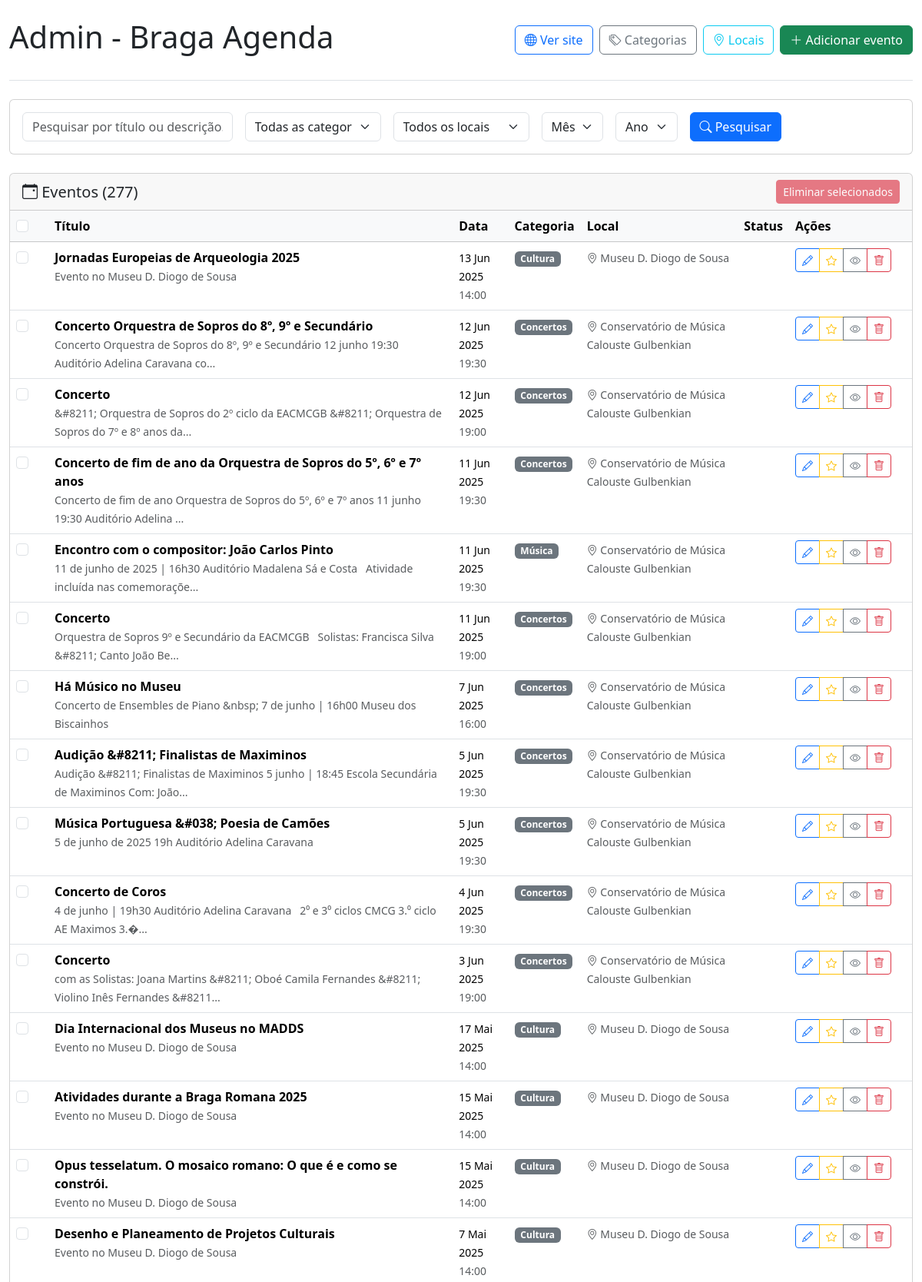
/admin/index.php?page=6 (upper part), run on the app's committed database.
### tables this page shows
CREATE TABLE events (
            id INTEGER PRIMARY KEY AUTOINCREMENT,
            title TEXT NOT NULL,
            description TEXT,
            event_date DATETIME NOT NULL,
            category TEXT,
            image TEXT,
            url TEXT,
            source_id INTEGER,
            created_at DATETIME DEFAULT CURRENT_TIMESTAMP,
            updated_at DATETIME DEFAULT CURRENT_TIMESTAMP, event_hash TEXT, location TEXT, start_date DATETIME, end_date DATETIME, hidden BOOLEAN DEFAULT 0, featured BOOLEAN DEFAULT 0,
            FOREIGN KEY (source_id) REFERENCES sources(id)
        );

### includes/Database.php (called while the page is built, shortened)
<?php
class Database {
    private $db;
    public function __construct() {
        $this->db = new PDO('sqlite:' . __DIR__ . '/../data/events.db');
        $this->db->setAttribute(PDO::ATTR_ERRMODE, PDO::ERRMODE_EXCEPTION);
        $this->createTables();
    }
    public function getConnection() {
        return $this->db;
    }
    private function createTables() {
        $sql = "
        CREATE TABLE IF NOT EXISTS events (
            id INTEGER PRIMARY KEY AUTOINCREMENT,
            title TEXT NOT NULL,
            description TEXT,
            event_date DATETIME NOT NULL,
            category TEXT,
            location TEXT,
            image TEXT,
            url TEXT,
            source_id INTEGER,
            event_hash TEXT,
            created_at DATETIME DEFAULT CURRENT_TIMESTAMP,
            updated_at DATETIME DEFAULT CURRENT_TIMESTAMP,
            FOREIGN KEY (source_id) REFERENCES sources(id)
        );
        CREATE TABLE IF NOT EXISTS sources (
            id INTEGER PRIMARY KEY AUTOINCREMENT,
            name TEXT NOT NULL,
            url TEXT NOT NULL,
            scraper_class TEXT NOT NULL,
            active BOOLEAN DEFAULT 1,
            last_scraped DATETIME,
            created_at DATETIME DEFAULT CURRENT_TIMESTAMP
        );
        CREATE INDEX IF NOT EXISTS idx_events_date ON events(event_date);
        CREATE INDEX IF NOT EXISTS idx_events_category ON events(category);
        CREATE INDEX IF NOT EXISTS idx_events_location ON events(location);
        CREATE UNIQUE INDEX IF NOT EXISTS idx_events_hash ON events(event_hash);
        CREATE INDEX IF NOT EXISTS idx_events_url ON events(url);
        ";
        $this->addEventHashColumn();
        $this->addLocationColumn();
        $this->addDateRangeColumns();
        $this->addVisibilityColumns();
        $this->db->exec($sql);
    }
    private function addEventHashColumn() {
        try {
            $stmt = $this->db->query("PRAGMA table_info(events)");
            $columns = $stmt->fetchAll(PDO::FETCH_ASSOC);
            foreach ($columns as $column) {
                if ($column['name'] === 'event_hash') {
                    $hasHashColumn = true;
                    break;
                }
            }
        } catch (Exception $e) {
        }
    }
    private function addLocationColumn() {
        try {
            $stmt = $this->db->query("PRAGMA table_info(events)");
            $columns = $stmt->fetchAll(PDO::FETCH_ASSOC);
            foreach ($columns as $column) {
                if ($column['name'] === 'location') {
                    $hasLocationColumn = true;
                    break;
                }
            }
        } catch (Exception $e) {
        }
    }
    private function addDateRangeColumns() {
        try {
            $stmt = $this->db->query("PRAGMA table_info(events)");
            $columns = $stmt->fetchAll(PDO::FETCH_ASSOC);
            foreach ($columns as $column) {
                if ($column['name'] === 'start_date') {
                    $hasStartDate = true;
                }
                if ($column['name'] === 'end_date') {
                    $hasEndDate = true;
                }
            }
        } catch (Exception $e) {
        }
    }
    private function addVisibilityColumns() {
        try {
            $stmt = $this->db->query("PRAGMA table_info(events)");
            $columns = $stmt->fetchAll(PDO::FETCH_ASSOC);
            foreach ($columns as $column) {
                if ($column['name'] === 'hidden') {
                    $hasHidden = true;
                }
                if ($column['name'] === 'featured') {
                    $hasFeatured = true;
                }
            }
        } catch (Exception $e) {
        }
    }
}

### admin/index.php (the view, shortened to what this page needs)
<?php
require_once '../includes/Database.php';
$db = new Database();
function formatAdminDate($dateString) {
    $timestamp = strtotime($dateString);
    $formatted = date('j M Y', $timestamp);
    $monthMap = [
        'Jan' => 'Jan', 'Feb' => 'Fev', 'Mar' => 'Mar', 'Apr' => 'Abr',
        'May' => 'Mai', 'Jun' => 'Jun', 'Jul' => 'Jul', 'Aug' => 'Ago',
        'Sep' => 'Set', 'Oct' => 'Out', 'Nov' => 'Nov', 'Dec' => 'Dez'
    ];
    return str_replace(array_keys($monthMap), array_values($monthMap), $formatted);
}
$page = isset($_GET['page']) ? max(1, (int)$_GET['page']) : 1;
$eventsPerPage = 50;
$offset = ($page - 1) * $eventsPerPage;
$searchFilter = isset($_GET['search']) ? trim($_GET['search']) : '';
$whereClause = '';
$params = [];
$countSql = "SELECT COUNT(*) FROM events" . $whereClause;
$stmt = $db->getConnection()->prepare($countSql);
$stmt->execute($params);
$totalEvents = $stmt->fetchColumn();
$sql = "SELECT * FROM events" . $whereClause . " ORDER BY event_date DESC LIMIT ? OFFSET ?";
$params[] = $eventsPerPage;
$params[] = $offset;
$stmt = $db->getConnection()->prepare($sql);
$stmt->execute($params);
$events = $stmt->fetchAll(PDO::FETCH_ASSOC);
?>
<!DOCTYPE html>
<html lang="pt">
<head>
    <link href="https://cdn.jsdelivr.net/npm/bootstrap@5.3.2/dist/css/bootstrap.min.css" rel="stylesheet">
    <link href="https://cdn.jsdelivr.net/npm/bootstrap-icons@1.11.0/font/bootstrap-icons.css" rel="stylesheet">
</head>
<body>
    <div class="container-fluid">
        <header class="py-4 border-bottom">
            <div class="d-flex justify-content-between align-items-center flex-wrap">
                <h1>Admin - Braga Agenda</h1>
                <nav class="d-flex gap-2 flex-wrap">
                    <a href="../index.php" class="btn btn-outline-primary">
                        <i class="bi bi-globe"></i> Ver site
                    </a>
                    <a href="categories.php" class="btn btn-outline-secondary">
                        <i class="bi bi-tags"></i> Categorias
                    </a>
                    <a href="venues.php" class="btn btn-outline-info">
                        <i class="bi bi-geo-alt"></i> Locais
                    </a>
                    <a href="add-event.php" class="btn btn-success">
                        <i class="bi bi-plus-lg"></i> Adicionar evento
                    </a>
                </nav>
            </div>
        </header>
        <main class="py-4">
            <div class="card mb-4">
                <div class="card-body">
                    <form method="GET" class="row g-3">
                        <div class="col-md-3">
                            <input type="text" name="search" class="form-control"
                                   placeholder="Pesquisar por título ou descrição..."
                                   value="<?= htmlspecialchars($searchFilter) ?>">
                        </div>
                        <div class="col-md-2">
                            <select name="category" class="form-select">
                                <option value="">Todas as categorias</option>
                            </select>
                        </div>
                        <div class="col-md-2">
                            <select name="location" class="form-select">
                                <option value="">Todos os locais</option>
                            </select>
                        </div>
                        <div class="col-md-1">
                            <select name="month" class="form-select">
                                <option value="">Mês</option>
                            </select>
                        </div>
                        <div class="col-md-1">
                            <select name="year" class="form-select">
                                <option value="">Ano</option>
                            </select>
                        </div>
                        <div class="col-md-3">
                            <button type="submit" class="btn btn-primary">
                                <i class="bi bi-search"></i> Pesquisar
                            </button>
                        </div>
                    </form>
                </div>
            </div>
            <div class="card">
                <div class="card-header d-flex justify-content-between align-items-center">
                    <h5 class="mb-0">
                        <i class="bi bi-calendar-event"></i>
                        Eventos (<?= number_format($totalEvents) ?>)
                    </h5>
                    <button type="button" class="btn btn-danger btn-sm" id="batchDeleteBtn" disabled>
                    </button>
                </div>
                <div class="card-body p-0">
                    <?php if (empty($events)): ?>
                        <div class="text-center py-5">
                            <p class="text-muted">Nenhum evento encontrado.</p>
                        </div>
                    <?php else: ?>
                        <form id="batchDeleteForm" method="POST" action="batch-delete.php">
                            <div class="table-responsive">
                                <table class="table table-hover mb-0">
                                    <thead class="table-light">
                                        <tr>
                                            <th style="width: 50px;">
                                                <input type="checkbox" class="form-check-input" id="selectAll">
                                            </th>
                                            <th>Título</th>
                                            <th>Data</th>
                                            <th>Categoria</th>
                                            <th>Local</th>
                                            <th>Status</th>
                                            <th style="width: 160px;">Ações</th>
                                        </tr>
                                    </thead>
                                    <tbody>
                                        <?php foreach ($events as $event): ?>
                                            <tr>
                                                <td>
                                                    <input type="checkbox" class="form-check-input event-checkbox"
                                                           name="event_ids[]" value="<?= $event['id'] ?>">
                                                </td>
                                                <td>
                                                    <strong><?= htmlspecialchars($event['title']) ?></strong>
                                                    <?php if ($event['description']): ?>
                                                        <br><small class="text-muted">
                                                            <?= htmlspecialchars(substr($event['description'], 0, 100)) ?><?= strlen($event['description']) > 100 ? '...' : '' ?>
                                                        </small>
                                                    <?php endif; ?>
                                                </td>
                                                <td>
                                                    <small><?= formatAdminDate($event['event_date']) ?></small>
                                                    <?php if (date('H:i', strtotime($event['event_date'])) !== '00:00'): ?>
                                                        <br><small class="text-muted"><?= date('H:i', strtotime($event['event_date'])) ?></small>
                                                    <?php endif; ?>
                                                </td>
                                                <td>
                                                    <?php if ($event['category']): ?>
                                                        <span class="badge bg-secondary">
                                                            <?= htmlspecialchars($event['category']) ?>
                                                        </span>
                                                    <?php endif; ?>
                                                </td>
                                                <td>
                                                    <?php if ($event['location']): ?>
                                                        <small class="text-muted">
                                                            <i class="bi bi-geo-alt"></i> <?= htmlspecialchars($event['location']) ?>
                                                        </small>
                                                    <?php endif; ?>
                                                </td>
                                                <td>
                                                </td>
                                                <td>
                                                    <div class="btn-group btn-group-sm">
                                                        <button type="button" class="btn btn-outline-primary btn-sm"
                                                                title="Editar" onclick="editEvent(<?= $event['id'] ?>)">
                                                            <i class="bi bi-pencil"></i>
                                                        </button>
                                                        <button type="button"
                                                                class="btn <?= !empty($event['featured']) ? 'btn-warning' : 'btn-outline-warning' ?> btn-sm"
                                                                title="<?= !empty($event['featured']) ? 'Remover destaque' : 'Destacar evento' ?>"
                                                                onclick="toggleEventStatus(<?= $event['id'] ?>, 'toggle-featured')">
                                                            <i class="bi bi-star<?= !empty($event['featured']) ? '-fill' : '' ?>"></i>
                                                        </button>
                                                        <button type="button"
                                                                class="btn <?= !empty($event['hidden']) ? 'btn-secondary' : 'btn-outline-secondary' ?> btn-sm"
                                                                title="<?= !empty($event['hidden']) ? 'Mostrar evento' : 'Ocultar evento' ?>"
                                                                onclick="toggleEventStatus(<?= $event['id'] ?>, 'toggle-hidden')">
                                                            <i class="bi bi-eye<?= !empty($event['hidden']) ? '-slash' : '' ?>"></i>
                                                        </button>
                                                        <a href="delete-event.php?id=<?= $event['id'] ?>"
                                                           class="btn btn-outline-danger btn-sm" title="Eliminar"
                                                           onclick="return confirm('Tem certeza?')">
                                                            <i class="bi bi-trash"></i>
                                                        </a>
                                                    </div>
                                                </td>
                                            </tr>
                                        <?php endforeach; ?>
                                    </tbody>
                                </table>
                            </div>
                        </form>
                    <?php endif; ?>
                </div>
            </div>
        </main>
    </div>
</body>
</html>

### data on the page
events: title "Jornadas Europeias de Arqueologia 2025", description "Evento no Museu D. Diogo de Sousa", event_date "13 Jun 2025", event_date "14:00", category "Cultura", location "Museu D. Diogo de Sousa", featured False (drawn), hidden False (drawn)
events: title "Concerto Orquestra de Sopros do 8º, 9º e Secundário", description "Concerto Orquestra de Sopros do 8º, 9º e Secundário 12 junho 19:30 Auditório Adelina Caravana co", event_date "12 Jun 2025", event_date "19:30", category "Concertos", location "Conservatório de Música Calouste Gulbenkian", featured False (drawn), hidden False (drawn)
events: title "Concerto", description "&#8211; Orquestra de Sopros do 2º ciclo da EACMCGB &#8211; Orquestra de Sopros do 7º e 8º anos da", event_date "12 Jun 2025", event_date "19:00", category "Concertos", location "Conservatório de Música Calouste Gulbenkian", featured False (drawn), hidden False (drawn)
events: title "Concerto de fim de ano da Orquestra de Sopros do 5º, 6º e 7º anos", description "Concerto de fim de ano Orquestra de Sopros do 5º, 6º e 7º anos 11 junho 19:30 Auditório Adelina", event_date "11 Jun 2025", event_date "19:30", category "Concertos", location "Conservatório de Música Calouste Gulbenkian", featured False (drawn), hidden False (drawn)
events: title "Encontro com o compositor: João Carlos Pinto", description "11 de junho de 2025 | 16h30 Auditório Madalena Sá e Costa Atividade incluída nas comemoraçõe", event_date "11 Jun 2025", event_date "19:30", category "Música", location "Conservatório de Música Calouste Gulbenkian", featured False (drawn), hidden False (drawn)
events: title "Concerto", description "Orquestra de Sopros 9º e Secundário da EACMCGB Solistas: Francisca Silva &#8211; Canto João Be", event_date "11 Jun 2025", event_date "19:00", category "Concertos", location "Conservatório de Música Calouste Gulbenkian", featured False (drawn), hidden False (drawn)
events: title "Há Músico no Museu", description "Concerto de Ensembles de Piano &nbsp; 7 de junho | 16h00 Museu dos Biscainhos", event_date "7 Jun 2025", event_date "16:00", category "Concertos", location "Conservatório de Música Calouste Gulbenkian", featured False (drawn), hidden False (drawn)
events: title "Audição &#8211; Finalistas de Maximinos", description "Audição &#8211; Finalistas de Maximinos 5 junho | 18:45 Escola Secundária de Maximinos Com: João", event_date "5 Jun 2025", event_date "19:30", category "Concertos", location "Conservatório de Música Calouste Gulbenkian", featured False (drawn), hidden False (drawn)
events: title "Música Portuguesa &#038; Poesia de Camões", description "5 de junho de 2025 19h Auditório Adelina Caravana", event_date "5 Jun 2025", event_date "19:30", category "Concertos", location "Conservatório de Música Calouste Gulbenkian", featured False (drawn), hidden False (drawn)
events: title "Concerto de Coros", description "4 de junho | 19h30 Auditório Adelina Caravana 2⁰ e 3⁰ ciclos CMCG 3.⁰ ciclo AE Maximos 3.�", event_date "4 Jun 2025", event_date "19:30", category "Concertos", location "Conservatório de Música Calouste Gulbenkian", featured False (drawn), hidden False (drawn)
events: title "Concerto", description "com as Solistas: Joana Martins &#8211; Oboé Camila Fernandes &#8211; Violino Inês Fernandes &#8211", event_date "3 Jun 2025", event_date "19:00", category "Concertos", location "Conservatório de Música Calouste Gulbenkian", featured False (drawn), hidden False (drawn)
events: title "Dia Internacional dos Museus no MADDS", description "Evento no Museu D. Diogo de Sousa", event_date "17 Mai 2025", event_date "14:00", category "Cultura", location "Museu D. Diogo de Sousa", featured False (drawn), hidden False (drawn)
events: title "Atividades durante a Braga Romana 2025", description "Evento no Museu D. Diogo de Sousa", event_date "15 Mai 2025", event_date "14:00", category "Cultura", location "Museu D. Diogo de Sousa", featured False (drawn), hidden False (drawn)
events: title "Opus tesselatum. O mosaico romano: O que é e como se constrói.", description "Evento no Museu D. Diogo de Sousa", event_date "15 Mai 2025", event_date "14:00", category "Cultura", location "Museu D. Diogo de Sousa", featured False (drawn), hidden False (drawn)
events: title "Desenho e Planeamento de Projetos Culturais", description "Evento no Museu D. Diogo de Sousa", event_date "7 Mai 2025", event_date "14:00", category "Cultura", location "Museu D. Diogo de Sousa", featured False (drawn), hidden False (drawn)

### other printed values
$totalEvents "277"
